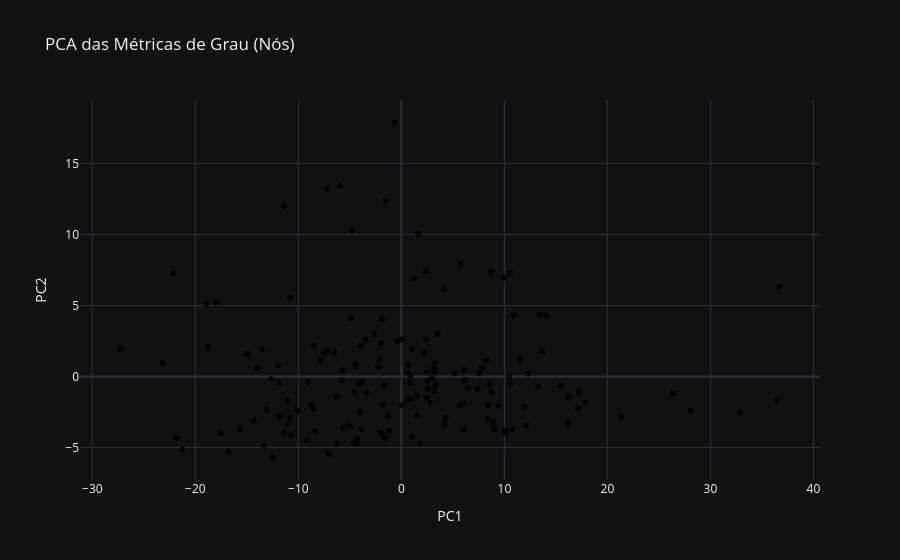

The cell this chart's notebook holds for it:
### Code cell
pca_df["condition"] = meta_clean["condition"]
pca_df["gender"] = meta_clean["gender"]
pca_df["age"] = meta_clean["age"]

fig = px.scatter(
    pca_df,
    x="PC1",
    y="PC2",
    color="gender",
    opacity=0.8,
    title="PCA das Métricas de Grau (Nós)"
)
fig.show()

### Figure 1 — Plotly figure (JSON) as saved in the notebook; plotly's stock layout.template omitted (floating-point values rounded to 4 significant figures; data arrays with more than 128 entries replaced by an {"elided": "..."} marker saying what was removed)
{"data": [{"hovertemplate": "PC1=%{x}<br>PC2=%{y}<br>gender=%{marker.color}<extra></extra>", "legendgroup": "", "marker": {"color": {"elided": "165 float values"}, "coloraxis": "coloraxis", "opacity": 0.8, "symbol": "circle"}, "mode": "markers", "name": "", "orientation": "v", "showlegend": false, "type": "scatter", "x": {"elided": "165 float values"}, "xaxis": "x", "y": {"elided": "165 float values"}, "yaxis": "y"}], "layout": {"coloraxis": {"colorbar": {"title": {"text": "gender"}}, "colorscale": [[0, "#0d0887"], [0.1111, "#46039f"], [0.2222, "#7201a8"], [0.3333, "#9c179e"], [0.4444, "#bd3786"], [0.5556, "#d8576b"], [0.6667, "#ed7953"], [0.7778, "#fb9f3a"], [0.8889, "#fdca26"], [1, "#f0f921"]]}, "legend": {"tracegroupgap": 0}, "title": {"text": "PCA das Métricas de Grau (Nós)"}, "xaxis": {"anchor": "y", "domain": [0, 1], "title": {"text": "PC1"}}, "yaxis": {"anchor": "x", "domain": [0, 1], "title": {"text": "PC2"}}}}
